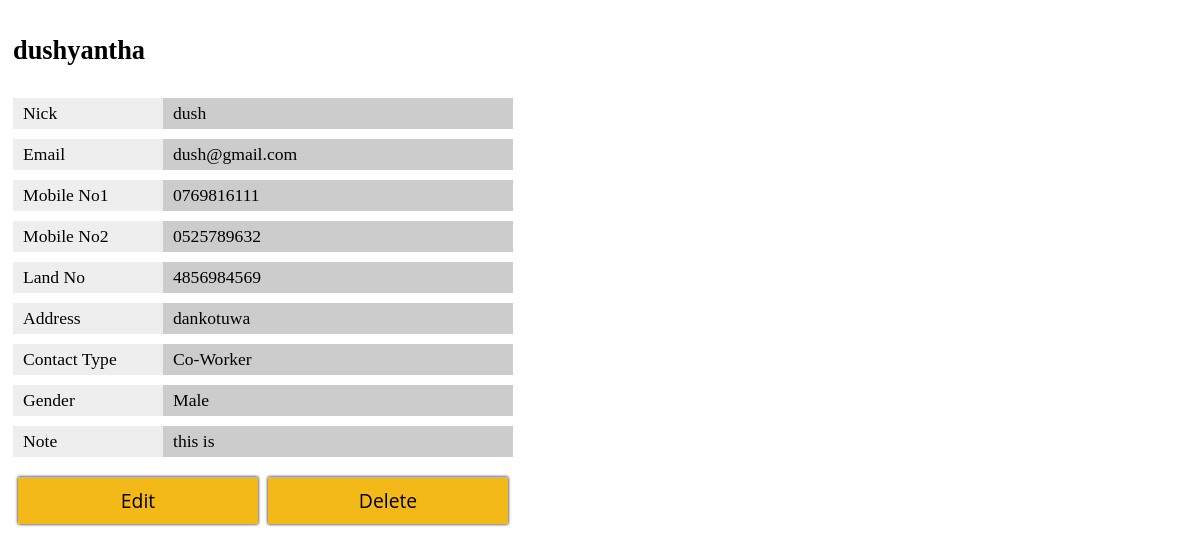
/ajaxview.php?id=26, run on the app's committed database.
### tables this page shows
CREATE TABLE `contacts` (
  `id` int(11) NOT NULL,
  `name` varchar(30) NOT NULL,
  `nick` varchar(12) NOT NULL,
  `email` varchar(100) NOT NULL,
  `mobile1` varchar(12) NOT NULL,
  `mobile2` varchar(12) NOT NULL,
  `landline` varchar(12) NOT NULL,
  `address` varchar(160) NOT NULL,
  `type` tinyint(4) NOT NULL,
  `gender` tinyint(4) NOT NULL,
  `note` varchar(160) NOT NULL
);

### ajaxview.php (the view, shortened to what this page needs)
<?php
    $msg="";
    ?>
        <div id="wrap">
            <?php
                try{
                    if(isset($_GET['id'])){
                    include "db_connection.php";
                    $query = $db->prepare("SELECT * FROM `contacts` WHERE `id`=?");
                    $query->execute(array($_GET['id']));
                    if($query->rowCount()>0){
                        if($result=$query->fetch()){
                        $type = array("Other","Friend","Relation","Co-Worker","Other");
                        $gender = array("","Male","Female");
    ?>
            <div class="row">
                <h2><?php echo $result['name']; ?></h2>
            </div>
            <div class="row">
                <span class="item1">Nick</span>
                <span class="item2"><?php echo $result['nick']; ?></span>
            </div>
            <div class="row">
                <span class="item1">Email</span>
                <span class="item2"><?php echo $result['email']; ?></span>
            </div>
            <div class="row">
                <span class="item1">Mobile No1</span>
                <span class="item2"><?php echo $result['mobile1']; ?></span>
            </div>
            <div class="row">
                <span class="item1">Mobile No2</span>
                <span class="item2"><?php echo $result['mobile2']; ?></span>
            </div>
            <div class="row">
                <span class="item1">Land No</span>
                <span class="item2"><?php echo $result['landline']; ?></span>
            </div>
            <div class="row">
                <span class="item1">Address</span>
                <span class="item2"><?php echo $result['address']; ?></span>
            </div>
            <div class="row">
                <span class="item1">Contact Type</span>
                <span class="item2"><?php echo $type[$result['type']]; ?></span>
            </div>
            <div class="row">
                <span class="item1">Gender</span>
                <span class="item2"><?php echo $gender[$result['gender']]; ?></span>
            </div>
            <div class="row">
                <span class="item1">Note</span>
                <span class="item2"><?php echo $result['note']; ?></span>
            </div>
            <div class="row">
                <a href="edit.php?id=<?php echo $_GET['id']; ?>" class="button">Edit</a>
                <a href="all.php?id=<?php echo $_GET['id']; ?>&delete=yes" class="button">Delete</a>
            </div>
    <?php
                        }
                    }else $msg = "Given user id is invalid";
                    }else $msg ="URL is Invalid. User id is required in URL";
                }catch(PDOException $e){
                    $msg.=$e->getMessage();
                }
    ?>
        </div>
    <?php include "inc_footer.php";

### ajaxview.php (style rules this page uses)
#wrap { width: 500px; }
.row { width: 100%; font-size: 1.1em; padding: 5px; float: left; }
.item1 { width: 30%; background: #eee; }
.item2 { width: 70%; background: #ccc; }
.item1, .item2 { float: left; padding: 5px 0; text-indent: 10px; }
.button { width: 48%; margin: 10px 1% 0; float: left; padding: 10px 0; background: #f3b918; color: #000; border: 0; box-shadow: 0 0 3px #000; font-size: 1.1em; text-align: center; text-decoration: none; font-family: 'Open Sans', sans-serif; }

### data on the page
contacts: name "dushyantha", nick "dush", email "dush@gmail.com", mobile1 "0769816111", mobile2 "0525789632", landline "4856984569", address "dankotuwa", type "Co-Worker", gender "Male", note "this is"
